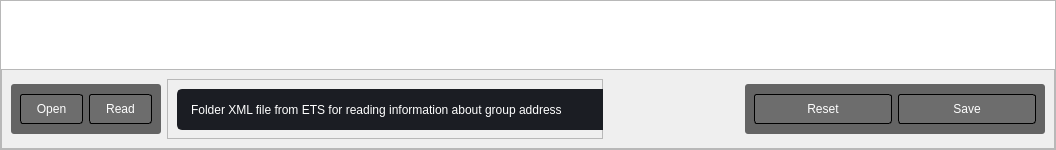
         <widget class="QWidget" name="Page_XML">
          <layout class="QHBoxLayout" name="horizontalLayout_12">
           <property name="spacing">
            <number>0</number>
           </property>
           <property name="leftMargin">
            <number>0</number>
           </property>
           <property name="topMargin">
            <number>0</number>
           </property>
           <property name="rightMargin">
            <number>0</number>
           </property>
           <property name="bottomMargin">
            <number>0</number>
           </property>
           <item>
            <widget class="QFrame" name="frame_25">
             <property name="frameShape">
              <enum>QFrame::StyledPanel</enum>
             </property>
             <property name="frameShadow">
              <enum>QFrame::Raised</enum>
             </property>
             <layout class="QVBoxLayout" name="verticalLayout_4">
              <property name="spacing">
               <number>0</number>
              </property>
              <property name="leftMargin">
               <number>0</number>
              </property>
              <property name="topMargin">
               <number>0</number>
              </property>
              <property name="rightMargin">
               <number>0</number>
              </property>
              <property name="bottomMargin">
               <number>0</number>
              </property>
              <item>
               <widget class="QTableWidget" name="table_forLog">
                <property name="styleSheet">
                 <string notr="true">QHeaderView::section:horizontal
{
    border: 1px solid rgb(32, 34, 42);
	background-color:rgb(53, 53, 53);
	color: rgb(255, 255, 255);
}

 QScrollBar:vertical {
	border: none;
    background: rgb(52, 59, 72);
    width: 14px;
	border-radius: 0px;
 }</string>
                </property>
                <property name="frameShape">
                 <enum>QFrame::NoFrame</enum>
                </property>
                <property name="verticalScrollBarPolicy">
                 <enum>Qt::ScrollBarAsNeeded</enum>
                </property>
                <property name="sizeAdjustPolicy">
                 <enum>QAbstractScrollArea::AdjustToContents</enum>
                </property>
                <property name="autoScroll">
                 <bool>false</bool>
                </property>
                <property name="editTriggers">
                 <set>QAbstractItemView::AnyKeyPressed|QAbstractItemView::DoubleClicked|QAbstractItemView::EditKeyPressed|QAbstractItemView::SelectedClicked</set>
                </property>
                <property name="alternatingRowColors">
                 <bool>false</bool>
                </property>
                <property name="showGrid">
                 <bool>true</bool>
                </property>
                <property name="sortingEnabled">
                 <bool>true</bool>
                </property>
                <property name="wordWrap">
                 <bool>true</bool>
                </property>
                <property name="rowCount">
                 <number>0</number>
                </property>
                <attribute name="horizontalHeaderVisible">
                 <bool>false</bool>
                </attribute>
                <attribute name="horizontalHeaderCascadingSectionResizes">
                 <bool>false</bool>
                </attribute>
                <attribute name="horizontalHeaderDefaultSectionSize">
                 <number>130</number>
                </attribute>
                <attribute name="horizontalHeaderHighlightSections">
                 <bool>true</bool>
                </attribute>
                <attribute name="horizontalHeaderShowSortIndicator" stdset="0">
                 <bool>false</bool>
                </attribute>
                <attribute name="horizontalHeaderStretchLastSection">
                 <bool>true</bool>
                </attribute>
                <attribute name="verticalHeaderVisible">
                 <bool>false</bool>
                </attribute>
                <attribute name="verticalHeaderCascadingSectionResizes">
                 <bool>false</bool>
                </attribute>
                <attribute name="verticalHeaderHighlightSections">
                 <bool>false</bool>
                </attribute>
                <attribute name="verticalHeaderShowSortIndicator" stdset="0">
                 <bool>false</bool>
                </attribute>
                <attribute name="verticalHeaderStretchLastSection">
                 <bool>true</bool>
                </attribute>
                <column>
                 <property name="text">
                  <string>№</string>
                 </property>
                 <property name="textAlignment">
                  <set>AlignCenter</set>
                 </property>
                </column>
                <column>
                 <property name="text">
                  <string>Name</string>
                 </property>
                </column>
                <column>
                 <property name="text">
                  <string>Address</string>
                 </property>
                </column>
                <column>
                 <property name="text">
                  <string>Data Type</string>
                 </property>
                </column>
                <column>
                 <property name="text">
                  <string>Long/Short</string>
                 </property>
                </column>
                <column>
                 <property name="text">
                  <string>GateWay</string>
                 </property>
                </column>
                <column>
                 <property name="text">
                  <string>6</string>
                 </property>
                </column>
                <column>
                 <property name="text">
                  <string>Comments</string>
                 </property>
                </column>
               </widget>
              </item>
              <item>
               <widget class="QFrame" name="frame_18">
                <property name="minimumSize">
                 <size>
                  <width>0</width>
                  <height>80</height>
                 </size>
                </property>
                <property name="maximumSize">
                 <size>
                  <width>16777215</width>
                  <height>80</height>
                 </size>
                </property>
                <property name="frameShape">
                 <enum>QFrame::StyledPanel</enum>
                </property>
                <property name="frameShadow">
                 <enum>QFrame::Raised</enum>
                </property>
                <layout class="QHBoxLayout" name="horizontalLayout_13">
                 <item>
                  <widget class="QFrame" name="frame_24">
                   <property name="maximumSize">
                    <size>
                     <width>150</width>
                     <height>50</height>
                    </size>
                   </property>
                   <property name="styleSheet">
                    <string notr="true">background-color: rgb(100,100,100);
border-radius: 3px;</string>
                   </property>
                   <property name="frameShape">
                    <enum>QFrame::StyledPanel</enum>
                   </property>
                   <property name="frameShadow">
                    <enum>QFrame::Raised</enum>
                   </property>
                   <layout class="QHBoxLayout" name="horizontalLayout_16">
                    <item>
                     <widget class="QPushButton" name="Open_XML">
                      <property name="minimumSize">
                       <size>
                        <width>0</width>
                        <height>30</height>
                       </size>
                      </property>
                      <property name="styleSheet">
                       <string notr="true">QPushButton {
	border: 1px solid;
	background-color: rgb(109, 109, 109);
	
	color: rgb(255, 255, 255);
}
QPushButton:hover {
	background-color: rgb(136, 136, 136);

}
QPushButton:pressed {	
	background-color: rgb(85, 170, 255);
}</string>
                      </property>
                      <property name="text">
                       <string>Open</string>
                      </property>
                      <property name="icon">
                       <iconset>
                        <normaloff>../PycharmProjects/Simple_PySide_Base-master/icons/16x16/cil-folder-open.png</normaloff>../PycharmProjects/Simple_PySide_Base-master/icons/16x16/cil-folder-open.png</iconset>
                      </property>
                     </widget>
                    </item>
                    <item>
                     <widget class="QPushButton" name="Read_XML">
                      <property name="minimumSize">
                       <size>
                        <width>0</width>
                        <height>30</height>
                       </size>
                      </property>
                      <property name="styleSheet">
                       <string notr="true">QPushButton {
	border: 1px solid;
	background-color: rgb(109, 109, 109);
	
	color: rgb(255, 255, 255);
}
QPushButton:hover {
	background-color: rgb(136, 136, 136);

}
QPushButton:pressed {	
	background-color: rgb(85, 170, 255);
}</string>
                      </property>
                      <property name="text">
                       <string>Read</string>
                      </property>
                     </widget>
                    </item>
                   </layout>
                  </widget>
                 </item>
                 <item>
                  <widget class="QFrame" name="frame_8">
                   <property name="frameShape">
                    <enum>QFrame::StyledPanel</enum>
                   </property>
                   <property name="frameShadow">
                    <enum>QFrame::Raised</enum>
                   </property>
                   <widget class="QLineEdit" name="Open_File_XML_ETSgroup">
                    <property name="geometry">
                     <rect>
                      <x>10</x>
                      <y>10</y>
                      <width>511</width>
                      <height>41</height>
                     </rect>
                    </property>
                    <property name="styleSheet">
                     <string notr="true">
QLineEdit {
	background-color: rgb(27, 29, 35);
	border-radius: 5px;
	border: 2px solid rgb(27, 29, 35);
	padding-left: 10px;
	color: rgb(255, 255, 255);
}
QLineEdit:hover {
	border: 2px solid rgb(64, 71, 88);
}
QLineEdit:focus {
	border: 2px solid rgb(91, 101, 124);
}</string>
                    </property>
                    <property name="text">
                     <string>Folder XML file from ETS for reading information about group address</string>
                    </property>
                   </widget>
                  </widget>
                 </item>
                 <item alignment="Qt::AlignRight">
                  <widget class="QFrame" name="frame_20">
                   <property name="minimumSize">
                    <size>
                     <width>300</width>
                     <height>50</height>
                    </size>
                   </property>
                   <property name="maximumSize">
                    <size>
                     <width>16777215</width>
                     <height>50</height>
                    </size>
                   </property>
                   <property name="styleSheet">
                    <string notr="true">background-color: rgb(100,100,100);
border-radius: 3px;</string>
                   </property>
                   <property name="frameShape">
                    <enum>QFrame::StyledPanel</enum>
                   </property>
                   <property name="frameShadow">
                    <enum>QFrame::Raised</enum>
                   </property>
                   <layout class="QHBoxLayout" name="horizontalLayout_15">
                    <item>
                     <widget class="QPushButton" name="pushButton_2">
                      <property name="minimumSize">
                       <size>
                        <width>0</width>
                        <height>30</height>
                       </size>
                      </property>
                      <property name="styleSheet">
                       <string notr="true">QPushButton {
	border: 1px solid;
	background-color: rgb(109, 109, 109);
	
	color: rgb(255, 255, 255);
}
QPushButton:hover {
	background-color: rgb(136, 136, 136);

}
QPushButton:pressed {	
	background-color: rgb(85, 170, 255);
}</string>
                      </property>
                      <property name="text">
                       <string>Reset</string>
                      </property>
                     </widget>
                    </item>
                    <item>
                     <widget class="QPushButton" name="pushButton">
                      <property name="minimumSize">
                       <size>
                        <width>0</width>
                        <height>30</height>
                       </size>
                      </property>
                      <property name="styleSheet">
                       <string notr="true">QPushButton {
	border: 1px solid;
	background-color: rgb(109, 109, 109);
	
	color: rgb(255, 255, 255);
}
QPushButton:hover {
	background-color: rgb(136, 136, 136);

}
QPushButton:pressed {	
	background-color: rgb(85, 170, 255);
}</string>
                      </property>
                      <property name="text">
                       <string>Save</string>
                      </property>
                     </widget>
                    </item>
                   </layout>
                  </widget>
                 </item>
                </layout>
               </widget>
              </item>
             </layout>
            </widget>
           </item>
          </layout>
         </widget>
